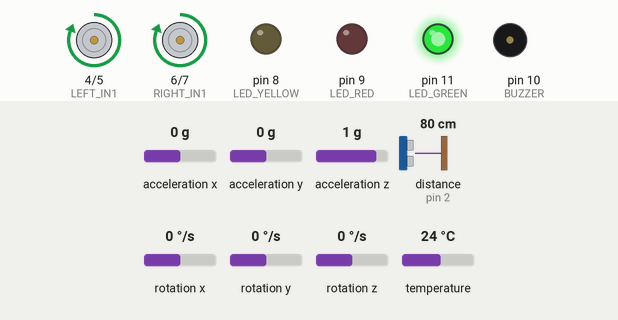
This sketch was run on a simulated Arduino Uno, built with avr-gcc and run on an emulated ATmega328P. Parts: motor-driver pin pairs drawn as motors (green arrow = first pin HIGH = forward, orange = second pin HIGH = backward, longer = more drive), output pins drawn as LEDs (lit = HIGH), buzzer (waves = sounding). Wiring (inferred from the names in the program): ultrasonic range finder: trigger pin 3; echo pin 2. Inputs (shaded band) come from the test bench; at power-on: distance to the obstacle (sensor on pin 2) 80 cm, acceleration x 0 g, acceleration y 0 g, acceleration z 1 g, rotation x 0 °/s, rotation y 0 °/s, rotation z 0 °/s, temperature 24 °C. The echo pulse lasts 58.3 µs per cm; pins used as bus, display or sensor lines are not drawn; what the sketch prints to the serial monitor is not drawn.

Above: at 1.2 s.
1.3 s: distance to the obstacle (sensor on pin 2) set to 23 cm
2.8 s: distance to the obstacle (sensor on pin 2) set to 18 cm
At 3.05 s:
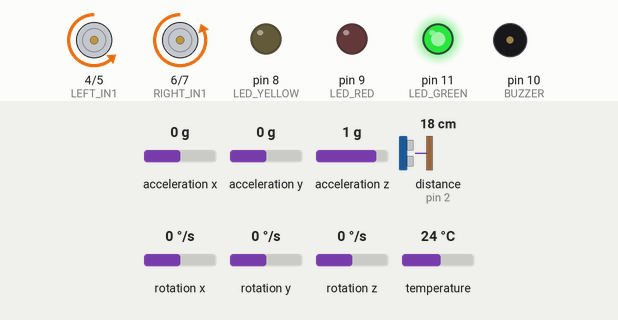
At 3.43 s:
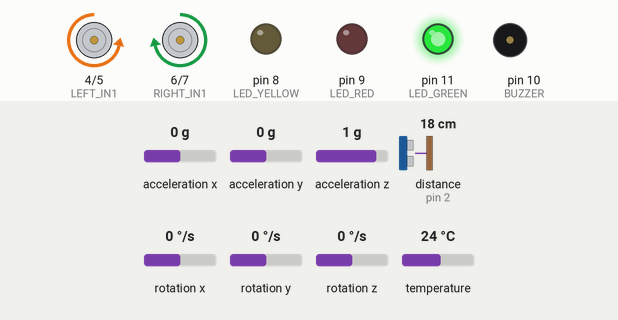
5.8 s: acceleration x set to -0.2 g
8.8 s: acceleration x set to -0.5 g
At 11.19 s:
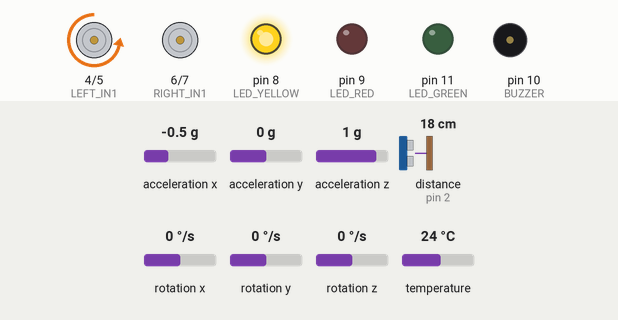
11.8 s: acceleration y set to -0.4 g
14.8 s: acceleration y set to -0.7 g
At 15.7 s:
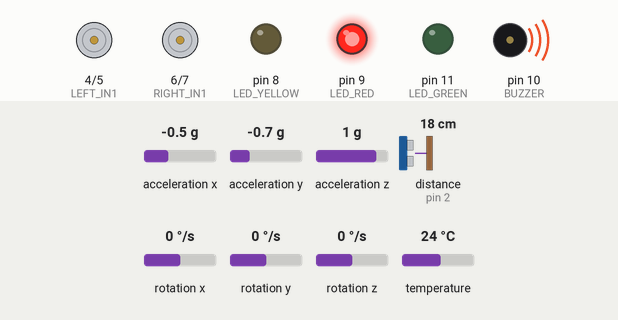
Timing chart, 0 to 17.3 s (numbered marks = the images above; inputs shaded):
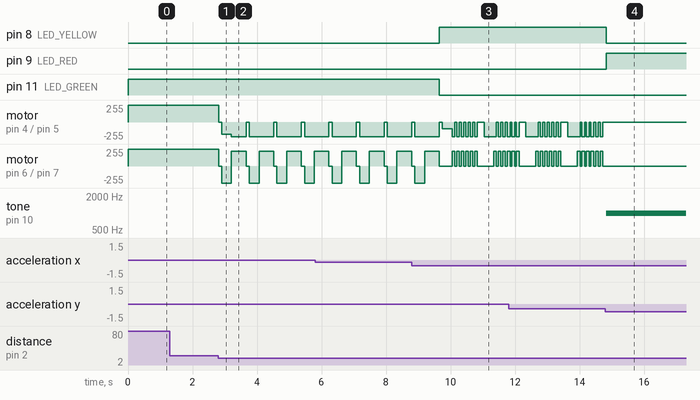

The sketch:

Arduino.ino
```cpp
#include <Adafruit_MPU6050.h>
#include <Adafruit_Sensor.h>
#include <Wire.h>

// ============================================================
// PINOUT - Definición de pines del hardware
// ============================================================
#define ECHO 2
#define TRIG 3

#define LEFT_IN1 4
#define LEFT_IN2 5
#define RIGHT_IN1 6
#define RIGHT_IN2 7

#define LED_YELLOW 8
#define LED_RED 9
#define BUZZER 10
#define LED_GREEN 11

#define SPEED_NORMAL 255
#define SPEED_SLOW 180
#define OBSTACLE_DIST 20

// ============================================================
// UMBRALES DE DETECCIÓN
// Acelerómetro en m/s², giroscopio en rad/s
// ============================================================
#define TILT_MODERATE 3.5 // Inicio de inclinación moderada → LED amarillo
#define TILT_CRITICAL 5.5 // Inclinación crítica → LED rojo + buzzer + stop
#define VIBRATION_LOW 30.0 // Inicio de vibración moderada → MODE_B + LED amarillo
#define VIBRATION_HIGH 40.0 // Vibración crítica → alerta (LED rojo + buzzer)
#define GYRO_VIBRATION_LOW 30.0  // Inicio de vibración giroscópica moderada
#define GYRO_VIBRATION_HIGH 40.0 // Vibración giroscópica crítica

// ============================================================
// ENUMERACIÓN DE MODOS
// Define los modos de operación del robot
// ============================================================
typedef enum { MODE_IDLE, MODE_A, MODE_B } RobotMode;
RobotMode currentMode = MODE_A;

// ============================================================
// ESTRUCTURA DE DATOS DEL SENSOR
// Almacena lecturas del MPU6050 y flags de detección
// ============================================================
struct SensorData {
  float accelX, accelY, accelZ;   // Aceleración en m/s²
  float gyroX, gyroY, gyroZ;      // Velocidad angular en rad/s
  bool tiltDetected = false;      // Inclinación crítica detectada
  bool tiltModerate = false;      // Inclinación moderada
  bool vibrationDetected = false; // Vibración moderada detectada
  bool alertDetected = false;     // Vibración crítica detectada
} sensor;

float prevX = 0, prevY = 0, prevZ = 0;
Adafruit_MPU6050 mpu;

// ============================================================
// SETUP
// Inicializa pines, comunicación serial y el MPU6050
// ============================================================
void setup() {
  Serial.begin(9600);
  while (!Serial)
    delay(10);

  Serial.println(F("\n=== INICIANDO SETUP ==="));

  pinMode(LED_GREEN, OUTPUT);
  pinMode(LED_RED, OUTPUT);
  pinMode(LED_YELLOW, OUTPUT);

  // Pines de motores
  pinMode(LEFT_IN1, OUTPUT);
  pinMode(LEFT_IN2, OUTPUT);
  pinMode(RIGHT_IN1, OUTPUT);
  pinMode(RIGHT_IN2, OUTPUT);
  stopMotors();

  // Sensor ultrasónico
  pinMode(TRIG, OUTPUT);
  pinMode(ECHO, INPUT);

  // Inicializar MPU6050
  if (!mpu.begin()) {
    Serial.println(F("ERROR: MPU6050 no encontrado. Revisar cableado (A4/A5)"));
    while (1) {
      digitalWrite(LED_RED, HIGH);
      delay(200);
      digitalWrite(LED_RED, LOW);
      delay(200);
    }
  }

  Serial.println(F("MPU6050 encontrado!"));

  mpu.setAccelerometerRange(MPU6050_RANGE_8_G);
  mpu.setGyroRange(MPU6050_RANGE_500_DEG);
  mpu.setFilterBandwidth(MPU6050_BAND_21_HZ);

  Serial.println(F("=== SETUP COMPLETO ==="));
}

// ============================================================
// LOOP PRINCIPAL
// Lee sensores, evalúa umbrales, actualiza indicadores y
// ejecuta el modo de operación correspondiente
// ============================================================
void loop() {
  static unsigned long lastDistCheck = 0;
  static long cachedDistance = 999;

  readSensors();
  checkThresholds();
  updateIndicators();

  cachedDistance = getDistance();

  if (sensor.tiltDetected || sensor.alertDetected) {
    stopMotors();
  } else if (currentMode == MODE_A) {
    runModeA(cachedDistance);
  } else if (currentMode == MODE_B) {
    runModeB(cachedDistance);
  } else {
    stopMotors();
  }

  if (millis() - lastDistCheck > 800) {
    Serial.print(F("Dist: "));
    Serial.print(cachedDistance);
    Serial.print(F("cm | X: "));
    Serial.print(sensor.accelX);
    Serial.print(F(" Y: "));
    Serial.print(sensor.accelY);
    Serial.print(F(" | Modo: "));
    Serial.println(currentMode == MODE_A ? F("A") : F("B"));
    lastDistCheck = millis();
  }

  delay(50);
}

// ============================================================
// readSensors
// Lee los datos crudos del MPU6050 y los almacena en
// la estructura global `sensor`
// ============================================================
void readSensors() {
  sensors_event_t a, g, temp;
  mpu.getEvent(&a, &g, &temp);

  sensor.accelX = a.acceleration.x;
  sensor.accelY = a.acceleration.y;
  sensor.accelZ = a.acceleration.z;

  sensor.gyroX = g.gyro.x;
  sensor.gyroY = g.gyro.y;
  sensor.gyroZ = g.gyro.z;
}

// ============================================================
// checkThresholds
// Evalúa los datos del sensor contra los umbrales definidos.
// Clasifica el estado en: normal, vibración moderada (MODE_B)
// o vibración crítica (alerta). También detecta inclinación.
// ============================================================
void checkThresholds() {
  float maxAccel = max(abs(sensor.accelX), abs(sensor.accelY));

  // Clasificar nivel de inclinación
  sensor.tiltDetected = maxAccel > TILT_CRITICAL;
  sensor.tiltModerate = !sensor.tiltDetected && (maxAccel > TILT_MODERATE);

  // Deltas del acelerómetro entre lecturas
  float dX = abs(sensor.accelX - prevX);
  float dY = abs(sensor.accelY - prevY);
  float dZ = abs(sensor.accelZ - prevZ);
  float maxAccelDelta = max(dX, max(dY, dZ));

  // Máximo valor instantáneo del giroscopio
  float maxGyro =
      max(abs(sensor.gyroX), max(abs(sensor.gyroY), abs(sensor.gyroZ)));

  // Clasificar nivel de vibración
  bool accelAlert = maxAccelDelta > VIBRATION_HIGH;
  bool accelVibration = maxAccelDelta > VIBRATION_LOW;
  bool gyroAlert = maxGyro > GYRO_VIBRATION_HIGH;
  bool gyroVibration = maxGyro > GYRO_VIBRATION_LOW;

  sensor.alertDetected = accelAlert || gyroAlert;
  sensor.vibrationDetected =
      !sensor.alertDetected && (accelVibration || gyroVibration);

  // Cambio de modo — tilt crítico y alerta tienen prioridad
  if (sensor.tiltDetected || sensor.alertDetected) {
    currentMode = MODE_IDLE;
  } else if (sensor.vibrationDetected || sensor.tiltModerate) {
    currentMode = MODE_B;
  } else {
    currentMode = MODE_A;
  }

  prevX = sensor.accelX;
  prevY = sensor.accelY;
  prevZ = sensor.accelZ;
}

// ============================================================
// updateIndicators
// Controla los LEDs y el buzzer según el estado actual:
//   - Alerta/inclinación → LED rojo + buzzer
//   - MODE_B (vibración moderada) → LED amarillo
//   - MODE_A (normal) → LED verde
// ============================================================
void updateIndicators() {
  if (sensor.tiltDetected || sensor.alertDetected) {
    digitalWrite(LED_RED, HIGH);
    digitalWrite(LED_GREEN, LOW);
    digitalWrite(LED_YELLOW, LOW);
    tone(BUZZER, 1000);
    if (sensor.tiltDetected)
      Serial.println(F("INCLINACIÓN CRÍTICA → DETENIDO"));
    if (sensor.alertDetected)
      Serial.println(F("VIBRACIÓN CRÍTICA → DETENIDO"));
  } else {
    digitalWrite(LED_RED, LOW);
    noTone(BUZZER);
    digitalWrite(LED_GREEN, currentMode == MODE_A ? HIGH : LOW);
    digitalWrite(LED_YELLOW, currentMode == MODE_B ? HIGH : LOW);
  }
}

// ============================================================
// getDistance
// Dispara el sensor ultrasónico HC-SR04 y retorna la
// distancia en centímetros. Retorna 999 si hay timeout
// (sin obstáculo detectado).
// ============================================================
long getDistance() {
  digitalWrite(TRIG, LOW);
  delayMicroseconds(2);
  digitalWrite(TRIG, HIGH);
  delayMicroseconds(10);
  digitalWrite(TRIG, LOW);
  long duration = pulseIn(ECHO, HIGH, 25000);
  if (duration == 0)
    return 999;
  return duration * 0.0343 / 2;
}

// ============================================================
// runModeA
// Modo de operación normal. Avanza hacia adelante y esquiva
// obstáculos con reversa + giro izquierda.
// ============================================================
void runModeA(long distance) {
  if (distance < OBSTACLE_DIST) {
    stopMotors();
    delay(100);
    moveBackward(180);
    delay(300);
    turnLeft(220);
    delay(400);
  } else {
    moveForward(SPEED_NORMAL);
  }
}

// ============================================================
// runModeB
// Modo de vibración moderada. Igual que MODE_A pero usa
// giros pulsados para evitar el giro de 360° causado por
// las ruedas traseras de baja fricción.
// ============================================================
void runModeB(long distance) {
  if (distance < OBSTACLE_DIST) {
    stopMotors();
    delay(100);
    moveBackward(100);
    delay(300);
    pulsedTurn(false, 220, 80, 60, 6);
  } else {
    moveForward(SPEED_NORMAL);
  }
}

// ============================================================
// pulsedTurn
// Realiza un giro en pulsos cortos para evitar que el robot
// gire de más debido a las ruedas traseras de baja fricción.
// Parámetros:
//   rightTurn → true = derecha, false = izquierda
//   speed     → velocidad PWM (0-255)
//   onMs      → duración de cada pulso en ms
//   offMs     → pausa entre pulsos en ms
//   pulses    → cantidad de pulsos
// ============================================================
void pulsedTurn(bool rightTurn, int speed, int onMs, int offMs, int pulses) {
  for (int i = 0; i < pulses; i++) {
    if (rightTurn)
      turnRight(speed);
    else
      turnLeft(speed);
    delay(onMs);
    stopMotors();
    delay(offMs);
  }
}

// ============================================================
// moveForward
// Mueve el robot hacia adelante a la velocidad indicada
// ============================================================
void moveForward(int speed) {
  analogWrite(LEFT_IN1, speed);
  digitalWrite(LEFT_IN2, LOW);
  analogWrite(RIGHT_IN1, speed);
  digitalWrite(RIGHT_IN2, LOW);
}

// ============================================================
// moveBackward
// Mueve el robot hacia atrás a la velocidad indicada
// ============================================================
void moveBackward(int speed) {
  digitalWrite(LEFT_IN1, LOW);
  analogWrite(LEFT_IN2, speed);
  digitalWrite(RIGHT_IN1, LOW);
  analogWrite(RIGHT_IN2, speed);
}

// ============================================================
// turnLeft
// Gira el robot hacia la izquierda (rueda izquierda atrás,
// rueda derecha adelante)
// ============================================================
void turnLeft(int speed) {
  digitalWrite(LEFT_IN1, LOW);
  analogWrite(LEFT_IN2, speed);
  analogWrite(RIGHT_IN1, speed);
  digitalWrite(RIGHT_IN2, LOW);
}

// ============================================================
// turnRight
// Gira el robot hacia la derecha (rueda izquierda adelante,
// rueda derecha atrás)
// ============================================================
void turnRight(int speed) {
  analogWrite(LEFT_IN1, speed);
  digitalWrite(LEFT_IN2, LOW);
  digitalWrite(RIGHT_IN1, LOW);
  analogWrite(RIGHT_IN2, speed);
}

// ============================================================
// stopMotors
// Detiene ambos motores cortando todas las señales PWM
// ============================================================
void stopMotors() {
  digitalWrite(LEFT_IN1, LOW);
  digitalWrite(LEFT_IN2, LOW);
  digitalWrite(RIGHT_IN1, LOW);
  digitalWrite(RIGHT_IN2, LOW);
}
```

Measured:
- the behaviour switches between 21 and 20 cm on distance to the obstacle (sensor on pin 2) (found by bisection; images 0 and 1)
- the behaviour switches between -0.3 and -0.4 g on acceleration x (found by bisection; images 2 and 3)
- the behaviour switches between -0.5 and -0.6 g on acceleration y (found by bisection; images 3 and 4)
- after the input at 1.3 s, every drawn part: stays the same
- after the input at 8.8 s, pin 8 (LED_YELLOW): LOW → HIGH after 0.85 s; pin 11 (LED_GREEN): HIGH → LOW after 0.85 s
- after the input at 14.8 s, pin 8 (LED_YELLOW): HIGH → LOW at once; pin 9 (LED_RED): LOW → HIGH at once; motor on pin 4 (LEFT_IN1) / pin 5 (LEFT_IN2), motor on pin 6 (RIGHT_IN1) / pin 7 (RIGHT_IN2): stops changing and stays stopped; tone on pin 10 (BUZZER): silent → 1000 Hz at once
